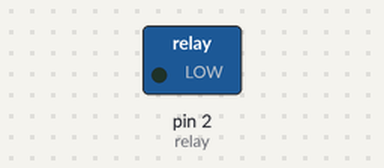
Bench run of a sketch on a simulated Arduino Uno, built with avr-gcc and run on an emulated ATmega328P. Parts: switched loads named in the sketch (green lamp = pin HIGH). What the sketch prints to the serial monitor is not drawn.

Above: at 50.0 s.
Timing chart, 0 to 130.0 s (numbered marks = the images above):
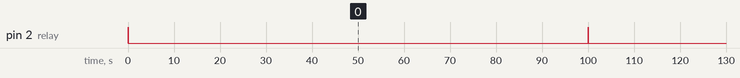

The sketch:

sketch_dec27c.ino
```cpp
int relay = 2;

void setup() {
  // put your setup code here, to run once:
pinMode(relay, OUTPUT);
Serial.begin(9600);

}

void loop() {
  // put your main code here, to run repeatedly:
digitalWrite(relay , HIGH);
Serial.println("relay accion");
delay(10);

digitalWrite(relay, LOW);
Serial.println("relay no accion");
delay(100000);

}
```

Measured:
- by itself, pin 2 (relay): alternates HIGH for 0.01 s and LOW for 100 s
